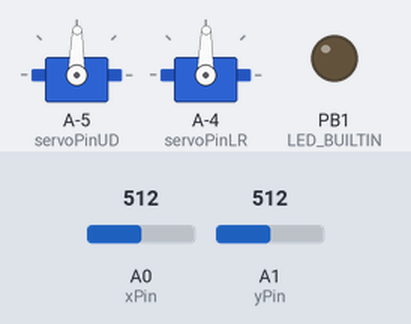
The sketch below on a simulated ATtiny85, built with avr-gcc and run on an emulated ATtiny85. Parts: 2 × servo, output pins drawn as LEDs (lit = HIGH). The test bench sets the inputs (shaded band); at power-on: A0 (xPin) = 512, A1 (yPin) = 512.

Above: at 1.2 s.
1.3 s: A0 (xPin) set to 716
At 1.8 s:
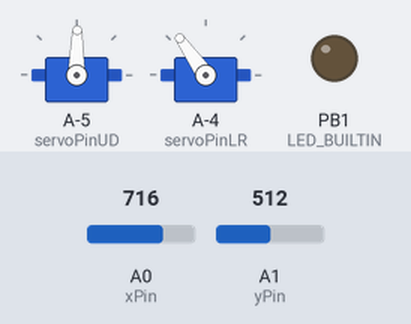
2.8 s: A1 (yPin) set to 716
At 3.8 s:
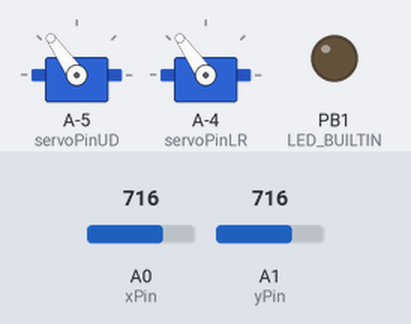
4.3 s: A0 (xPin) set to 900
At 5.1 s:
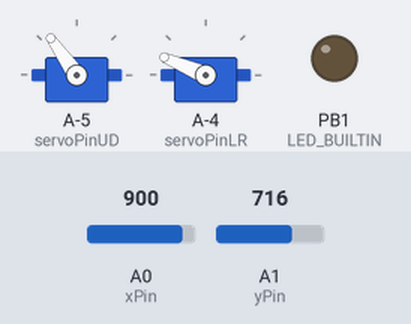
5.8 s: A1 (yPin) set to 900
At 7.0 s:
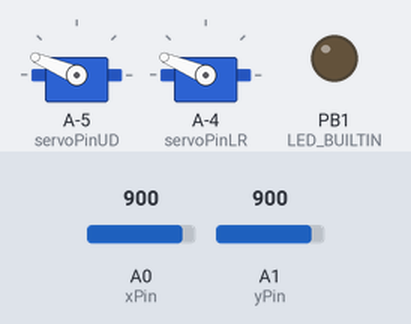
7.3 s: A0 (xPin) set to 1023
At 8.3 s:
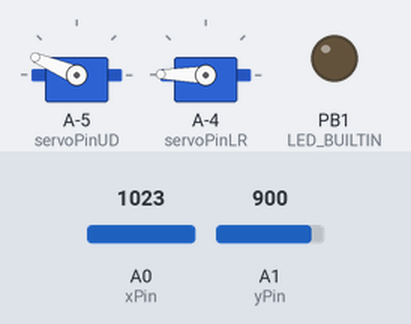
8.8 s: A1 (yPin) set to 1023
At 9.1 s:
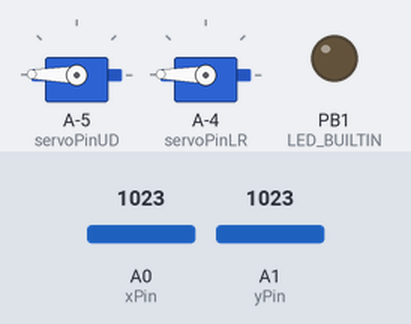
Timing chart, 0 to 11.3 s (numbered marks = the images above; inputs shaded):
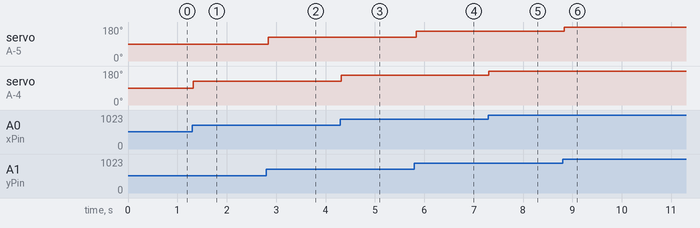

Measured:
- after the input at 1.3 s, servo on A-4 (servoPinLR): 89° → 125° at once
- after the input at 2.8 s, servo on A-5 (servoPinUD): 89° → 125° at once
- after the input at 4.3 s, servo on A-4 (servoPinLR): 125° → 157° at once
- after the input at 5.8 s, servo on A-5 (servoPinUD): 125° → 157° at once
- after the input at 7.3 s, servo on A-4 (servoPinLR): 157° → 179° at once
- after the input at 8.8 s, servo on A-5 (servoPinUD): 157° → 179° at once

The sketch:

servo_joy.ino
```cpp
/*
   PS2 controller / joypad

          +-------+
   GND ---+O     O|
   +5v ---+       |
   VRx ---+       |
   VRy ---+O     O|
    SW    +-------+

servo:
 Brown - ground
   Red - 5V
Yellow - pin

*/

#include <Servo.h>

Servo myservoUD;  // create servo object to control a servo
Servo myservoLR;  // create servo object to control a servo

int servoPinUD =  9; // vertical
int servoPinLR = 10; // horizontal
int xPin = A0;  // analog pin for joystick
int yPin = A1;  //
int swPin = 8; // button on joystick
int xVal;    // variable to read the value from the analog pin
int yVal;    //
int i;
//#define DEBUG 1

void setup()
{
  myservoUD.attach(servoPinUD);  // attaches the servo on pin 9 to the servo object
  myservoLR.attach(servoPinLR);  // attaches the servo on pin 9 to the servo object
  pinMode(LED_BUILTIN, OUTPUT);
  pinMode(swPin, INPUT_PULLUP);
#ifdef DEBUG
  Serial.begin(9600);
#endif
}

void loop()
{
  int xReading = analogRead(xPin);
  int yReading = analogRead(yPin);
#ifdef DEBUG
  Serial.print("x, y: ");
  Serial.print(xReading);
  Serial.print(", ");
  Serial.println(yReading);
#endif
  int servoDegreeY = map(yReading, 0, 1023, 0, 179);
  int servoDegreeX = map(xReading, 0, 1023, 0, 179);
  myservoUD.write(servoDegreeY);
  myservoLR.write(servoDegreeX);
  digitalWrite(13, (digitalRead(swPin) == LOW ? HIGH : LOW));
  delay(50);
}
//  if (digitalRead(swPin) == HIGH)
 /*
  int ledLevelL = map(sensorReading, 511, 0, 0, ledCount);
  int ledLevelR = map(sensorReading, 512, 1023, 0, ledCount);
//  long cur_voltage = readVcc();
  // if voltage drops below 5001, turn on red led
//  digitalWrite(1, (cur_voltage < 5001 ? HIGH : LOW));
//  digitalWrite(1, (cur_voltage < 4500 ? HIGH : LOW));
  if (sensorReading < 511)
  {
    for (i = 0; i < ledCount; i++) digitalWrite(ledPinsRight[i], LOW);
    for (int thisLed = 0; thisLed < ledCount; thisLed++)
      digitalWrite(ledPinsLeft[thisLed], (thisLed < ledLevelL ? HIGH : LOW));
  }
  if (sensorReading > 511)
  {
    for (i = 0; i < ledCount; i++) digitalWrite(ledPinsLeft[i], LOW);
    for (int thisLed = 0; thisLed < ledCount; thisLed++)
      digitalWrite(ledPinsRight[thisLed], (thisLed < ledLevelR ? HIGH : LOW));
  }
  // If in the middle; turn on 13
  digitalWrite(13, (digitalRead(6) == LOW && digitalRead(7) == LOW ? HIGH : LOW));
  val = analogRead(potpin);            // reads the value of the potentiometer (value between 0 and 1023)
  val = map(val, 0, 1023, 179, 0);     // scale it to use it with the servo (value between 0 and 180)
  myservo.write(val);                  // sets the servo position according to the scaled value
  delay(15);                           // waits for the servo to get there
}

long readVcc()
{
  // Read 1.1V reference against AVcc
  // set the reference to Vcc and the measurement to the internal 1.1V reference
  #if defined(__AVR_ATmega32U4__) || defined(__AVR_ATmega1280__) || defined(__AVR_ATmega2560__)
    ADMUX = _BV(REFS0) | _BV(MUX4) | _BV(MUX3) | _BV(MUX2) | _BV(MUX1);
  #elif defined (__AVR_ATtiny24__) || defined(__AVR_ATtiny44__) || defined(__AVR_ATtiny84__)
    ADMUX = _BV(MUX5) | _BV(MUX0);
  #elif defined (__AVR_ATtiny25__) || defined(__AVR_ATtiny45__) || defined(__AVR_ATtiny85__)
    ADMUX = _BV(MUX3) | _BV(MUX2);
  #else
    ADMUX = _BV(REFS0) | _BV(MUX3) | _BV(MUX2) | _BV(MUX1);
  #endif
  delay(2); // Wait for Vref to settle
  ADCSRA |= _BV(ADSC); // Start conversion
  while (bit_is_set(ADCSRA,ADSC)); // measuring
  uint8_t low  = ADCL; // must read ADCL first - it then locks ADCH
  uint8_t high = ADCH; // unlocks both
  long result = (high<<8) | low;
  result = 1125300L / result; // Calculate Vcc (in mV); 1125300 = 1.1*1023*1000
  return result; // Vcc in millivolts
}
*/
```
